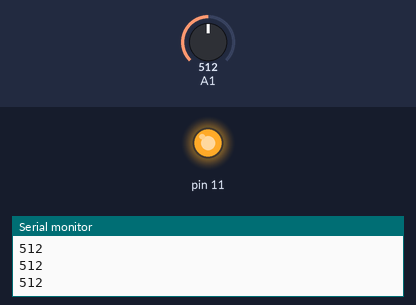
A sketch run on a simulated Arduino Uno, built with avr-gcc and run on an emulated ATmega328P. Shown: output pins drawn as LEDs (lit = HIGH), the last lines printed to the serial monitor. The test bench sets the inputs (shaded band); at power-on: A1 = 512.

Above: at 1.2 s.
1.3 s: A1 set to 218
2.8 s: A1 set to 191
At 3.2 s:
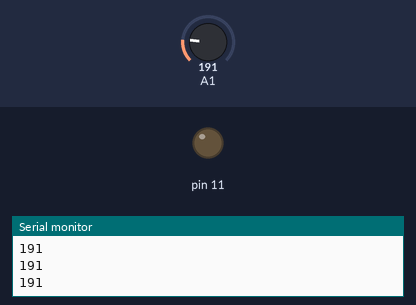
4.3 s: A1 set to 209
At 5.4 s:
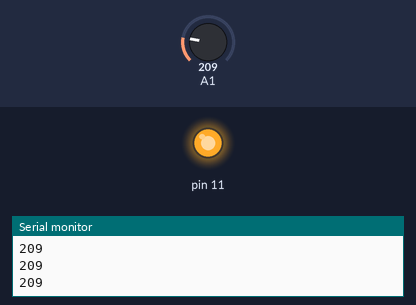
5.8 s: A1 set to 190
At 6.6 s:
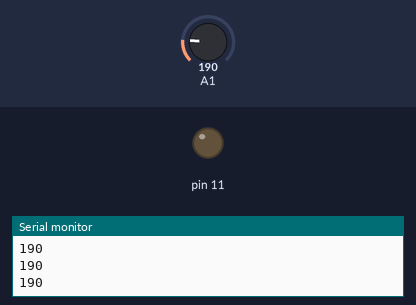
Timing chart, 0 to 8.3 s (numbered marks = the images above; inputs shaded):
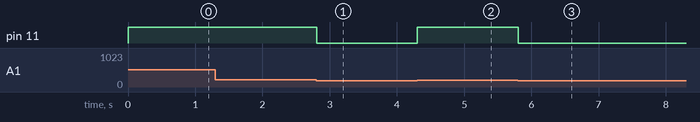

Measured:
- the behaviour switches between 200 and 199 on A1 (found by bisection; images 0 and 1)
- after the input at 2.8 s, pin 11: HIGH → LOW at once
- after the input at 4.3 s, pin 11: LOW → HIGH at once
- after the input at 5.8 s, pin 11: HIGH → LOW at once

The sketch:

hornoprendido.ino
```cpp
//stoveon
//levelgas
//gassensor
//temperature
//salidas
//gas
//chispa
const int ledtemp=11;
int potval = 0;

void setup() {
  // initialize serial communication at 9600 bits per second:
  Serial.begin(9600);
  pinMode(11, OUTPUT);

}

void loop() {
  // read the input on analog pin 0:
  int sensorValue = analogRead(A1);


  if(sensorValue>=200){
     digitalWrite(11, HIGH);
  }
  else if (sensorValue<=199){
     digitalWrite(11, LOW);
  }

  Serial.println(sensorValue);
  delay(1);        // delay in between reads for stability
}
```
